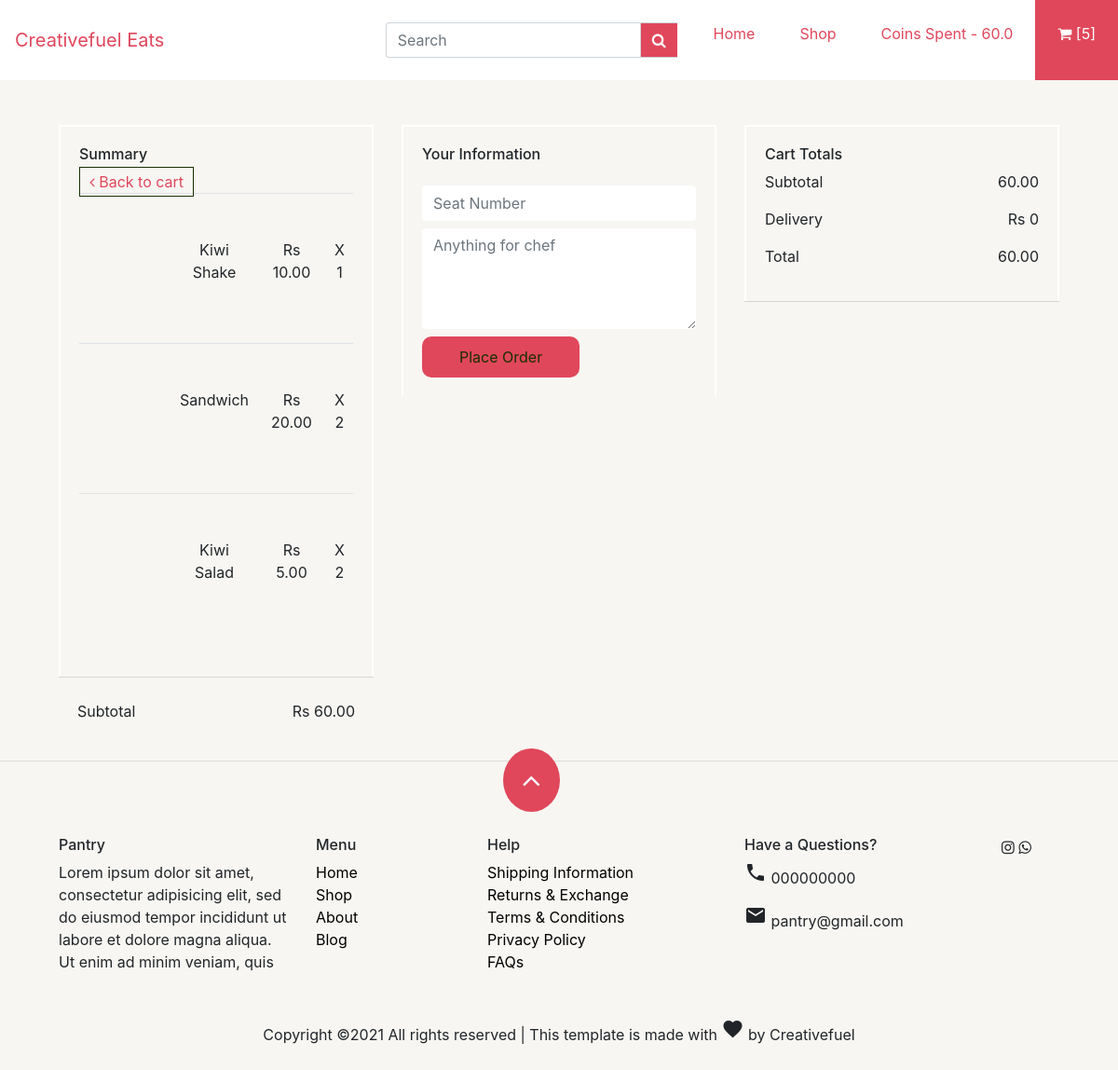
The app's page /checkout (signed in) with its own data.
### dashboard/models.py (models this page shows, shortened)
class Customer(models.Model):
    user = models.OneToOneField(User, null=True, blank=True, on_delete=models.CASCADE)
    name = models.CharField(max_length=200, null=True,blank=True)
    email = models.CharField(max_length=200, null=True,blank=True)
    is_money_manager=models.BooleanField(default=False,blank=True,null=True)
    coin_spent=models.DecimalField(max_digits=5,blank=True,null=True,default=0, decimal_places=1)

class OrderItem(models.Model):
    product = models.ForeignKey(Product, on_delete=models.SET_NULL, null=True)
    order = models.ForeignKey(Order, on_delete=models.SET_NULL, null=True)
    quantity = models.IntegerField(default=0, null=True, blank=True)
    date_added = models.DateTimeField(auto_now_add=True)
    @property
    def get_total(self):
        total = self.product.price * self.quantity
        return total

class Product(models.Model):
    name = models.CharField(max_length=200)
    price = models.DecimalField(max_digits=7, decimal_places=2)
    description=models.TextField(null=True,blank=True)
    image = models.ImageField(upload_to='menu_item',null=True, blank=True)
    category=models.ManyToManyField('Category',related_name='item')
    today_special=models.BooleanField(blank=True,default=False)
    @property
    def imageURL(self):
        try:
            url = self.image.url
        except:
            url = ''
        return url

class Order(models.Model):
    customer = models.ForeignKey(Customer, on_delete=models.SET_NULL, null=True, blank=True)
    date_ordered = models.DateTimeField(null=True,blank=True)
    complete = models.BooleanField(default=False,null=True,blank=True)
    price=models.DecimalField(max_digits=7, decimal_places=2,null=True,blank=True)
    transaction_id = models.CharField(max_length=100, null=True,blank=True)
    cart_date=models.DateTimeField(auto_now_add=True,null=True,blank=True)
    response_time=models.TimeField(blank=True,null=True)
    accepted=models.BooleanField(default=False,null=True,blank=True)
    cancelled=models.BooleanField(default=False,null=True,blank=True)
    delivered=models.BooleanField(default=False,null=True,blank=True)
    expected_delivery_time=models.TimeField(null=True,blank=True)
    delivery_time=models.TimeField(null=True,blank=True)
    status=models.CharField(max_length=200,null=True,blank=True)
    comment=models.TextField(blank=True,null=True)
    seat=models.CharField(max_length=200,null=True,blank=True)
    @property
    def get_cart_total(self):
        orderitems = self.orderitem_set.all()
        total = sum([item.get_total for item in orderitems])
        return total
    @property
    def get_cart_items(self):
        orderitems = self.orderitem_set.all()
        total = sum([item.quantity for item in orderitems])
        return total

### dashboard/views.py (the view, shortened to what this page needs)
# urls.py: path('checkout',views.checkout,name='checkout'),
@transaction.atomic
def checkout(request):
    if request.user.is_authenticated:
        data = cartData(request)
        cartItems = data['cartItems']
        order = data['order']
        items = data['items']
        total = order.get_cart_total
        print(total)
        print(data)
        return render(request, 'checkout.html', {'order': order, 'items': items, 'cartItems': cartItems})
    else:
        return redirect('login')

### dashboard/utils.py (called while the page is built)
def cartData(request):
    if request.user.is_authenticated:
        customer = request.user.customer
        order, created = Order.objects.get_or_create(customer=customer,complete=False)
        items = order.orderitem_set.all()
        cartItems = order.get_cart_items
    else:
        cookieData = cookieCart(request)
        cartItems = cookieData['cartItems']
        order = cookieData['order']
        items = cookieData['items']
    return {'cartItems':cartItems,'order':order,'items':items}

### dashboard/templates/checkout.html (shortened to what this page needs)
{% extends 'index_store.html' %}
{% load static %}
{% block content %}
  <section class="px-5 py-5">
    <div class="container-fluid">
      <div class="row">
        <div class="col-md-4">
          <div>
            <div class="card-body coupon border-bottom-0">
              <h6>Summary</h6>
              <a class="back_cart" href="{% url 'cart' %}"><i class="fa fa-angle-left"></i> Back to cart</a>
              <div class="table-responsive text-center cart">
                <table class="table">
                  <tbody>
                  {% for item in items %}
                    <tr>
                      <td style="background-image: url('{{ item.product.imageURL }}');background-repeat: no-repeat;background-position: center;background-size: contain;" colspan="2" class="p-5"></td>
                      <td class="py-5">
                        <p class="py-0 my-0">{{ item.product.name}}</p>
                      </td>
                      <td class="py-5">Rs {{ item.product.price}}</td>
                      <td class="py-5">
                        <p>X {{item.quantity}}</p>
                      </td>
                    </tr>
                  {% endfor %}
                  </tbody>
                </table>
              </div>
            </div>
            <div class="card-footer bg-transparent pt-4">
              <p>Subtotal <span class="float-right">Rs {{ order.get_cart_total }}</span></p>
            </div>
          </div>
        </div>
        <div class="col-md-4">
          <div>
            <div class="card-body coupon border-bottom-0">
              <h6>Your Information</h6>
              <form class="pt-3" method="POST">
                <div class="input-group mb-2">
                  <input type="text" class="form-control" name="seat" placeholder="Seat Number">
                </div>
                <div class="input-group mb-2">
                  <textarea class="form-control" rows="4" name="comment" placeholder="Anything for chef"></textarea>
                </div>
                  <input type="submit" class="couponbtn" value="Place Order">
              </form>
            </div>
          </div>
        </div>
      <div class="col-md-4">
          <div>
            <div class="card-body coupon border-bottom-0">
              <h6>Cart Totals</h6>
              <p>Subtotal <span class="float-right">{{ order.get_cart_total }}</span></p>
              <p>Delivery <span class="float-right">Rs 0</span></p>
              <p>Total <span class="float-right">{{ order.get_cart_total }}</span></p>
            </div>
            <div class="card-footer bg-transparent pt-4">
            </div>
          </div>
            </div>
          </div>
        </div>
      </div>
    <hr>
{% endblock content %}

### dashboard/templates/index_store.html (shortened to what this page needs)
<!DOCTYPE html>
<html>
{%load static%}
<head>
    <link rel="stylesheet" href="https://maxcdn.bootstrapcdn.com/bootstrap/4.5.2/css/bootstrap.min.css">
    <link rel="stylesheet" href="{% static 'store/assets/index.css' %}">
    <link rel="stylesheet" href="https://cdnjs.cloudflare.com/ajax/libs/font-awesome/4.7.0/css/font-awesome.min.css">
</head>
</head>
<body>
<div class="main">
<nav class="navbar navbar-expand-md p-0">
    <a class="navbar-brand p-3" href="index.html">Creativefuel Eats</a>
    <div class="collapse navbar-collapse pr-0 pl-3" id="collapsibleNavbar">
      <ul class="navbar-nav ml-auto">
	<li class="nav-item my-4 mr-3">
            <form action="" method="get" accept-charset="utf-8">
              <div class="input-group">
                  <input type="text" class="form-control" placeholder="Search">
                  <div class="input-group-prepend">
                    <span class="input-group-text"><i class="fa fa-search"></i></span>
                  </div>
              </div>
            </form>
        </li>
        <li class="nav-item p-3">
          <a class="nav-link" href="index.html">Home</a>
        </li>
        <li class="nav-item p-3">
          <a class="nav-link" href="shop.html">Shop</a>
        </li>
        <li class="nav-item p-3">
          <a class="nav-link" href="#">Coins Spent - {{ request.user.customer.coin_spent }}</a>
        </li>
        <li class="nav-item p-3 cartlink" style="background-color: #E0475B;color:#fff">
          <a class="nav-link" href="{% url 'cart' %}"><i class="fa fa-shopping-cart"></i> [{{cartItems}}]</a>
        </li>
      </ul>
    </div>
  </nav>
{% block content %}
            {% endblock content %}
  <section class="text-center up">
    <div class="container-fluid">
      <button><i class="fa fa-angle-up"></i></button>
    </div>
  </section>
  <footer class="px-5 py-5">
    <div class="container-fluid">
      <div class="row py-3">
        <div class="col-md-3">
          <h6>Pantry</h6>
          <p>Lorem ipsum dolor sit amet, consectetur adipisicing elit, sed do eiusmod
          tempor incididunt ut labore et dolore magna aliqua. Ut enim ad minim veniam,
          quis</p>
        </div>
        <div class="col-md-2">
          <h6>Menu</h6>
          <ul>
            <li><a href="#" title="">Home</a></li>
            <li><a href="#" title="">Shop</a></li>
            <li><a href="#" title="">About</a></li>
            <li><a href="#" title="">Blog</a></li>
          </ul>
        </div>
        <div class="col-md-3">
          <h6>Help</h6>
          <ul>
            <li><a href="#" title="">Shipping Information</a></li>
            <li><a href="#" title="">Returns & Exchange</a></li>
            <li><a href="#" title="">Terms & Conditions</a></li>
            <li><a href="#" title="">Privacy Policy</a></li>
            <li><a href="#" title="">FAQs</a></li>
          </ul>
        </div>
        <div class="col-md-3">
          <h6>Have a Questions?</h6>
          <p><span class="material-icons">phone</span> 000000000</p>
          <p><span class="material-icons">markunread</span> pantry@gmail.com</p>
        </div>
        <div class="col-md-1">
          <i class="fa fa-instagram"></i>
          <i class="fa fa-whatsapp"></i>
        </div>
      </div>
      <div class="row text-center">
        <div class="col-md-12 pt-3">
          <p>Copyright ©2021 All rights reserved | This template is made with <i class="material-icons">favorite</i> by Creativefuel</p>
        </div>
      </div>
    </div>
  </footer>
</body>
</html>

### static/store/assets/index.css (style rules this page uses)
* { box-sizing: border-box; }
body { height: 100vh; width: 100%; margin: 0; padding: 0; background-color: #F7F6F2; }
nav { background-color: #fff; margin: 0; }
nav ul li a { text-decoration: none; color: #E0475B; }
.navbar-brand { text-decoration: none; color: #E0475B; }
.cartlink a { color: #fff; }
nav .collapse { z-index: 5; background-color:#fff; margin: 0; padding: 0; width: 100%; }
.navbar-collapse form .input-group input { border-right: none; }
.navbar-collapse form .input-group .input-group-prepend span { background-color: #E0475B; color: white; border-right: none; }
.main { height: 100vh; width: 100%; }
.coupon input { border: 0; outline: 0; }
.coupon textarea { border: 0; outline: 0; }
.coupon { border: 2px solid #fff; }
.back_cart { border: 1px solid #192F01; padding: 5px 10px; background-color: transparent; color: #E0475B; }
.couponbtn { border: none; outline: none; box-shadow: 0 0 0 transparent; background-color: #E0475B; color: #192F01; padding: 10px 40px; border-radius: 10px; }
.up { position: relative; }
.up button { position: absolute; border-radius: 50%; border: none; left: 45%; top: -30px; outline: none; padding: 10px 20px; background-color: #E0475B; color: #fff; font-size: 2em; }
footer ul { padding: 0; }
footer ul li { list-style: none; }
footer ul li a { color: black; }

### records on screen
OrderItem: product.name "Kiwi Shake", product.price "10.00", quantity "1"
OrderItem: product.name "Sandwich", product.price "20.00", quantity "2"
OrderItem: product.name "Kiwi Salad", product.price "5.00", quantity "2"
Order: get_cart_total "60.00"

### other values on screen
{{ request.user.customer.coin_spent }} "60.0"
{{ cartItems }} "5"
